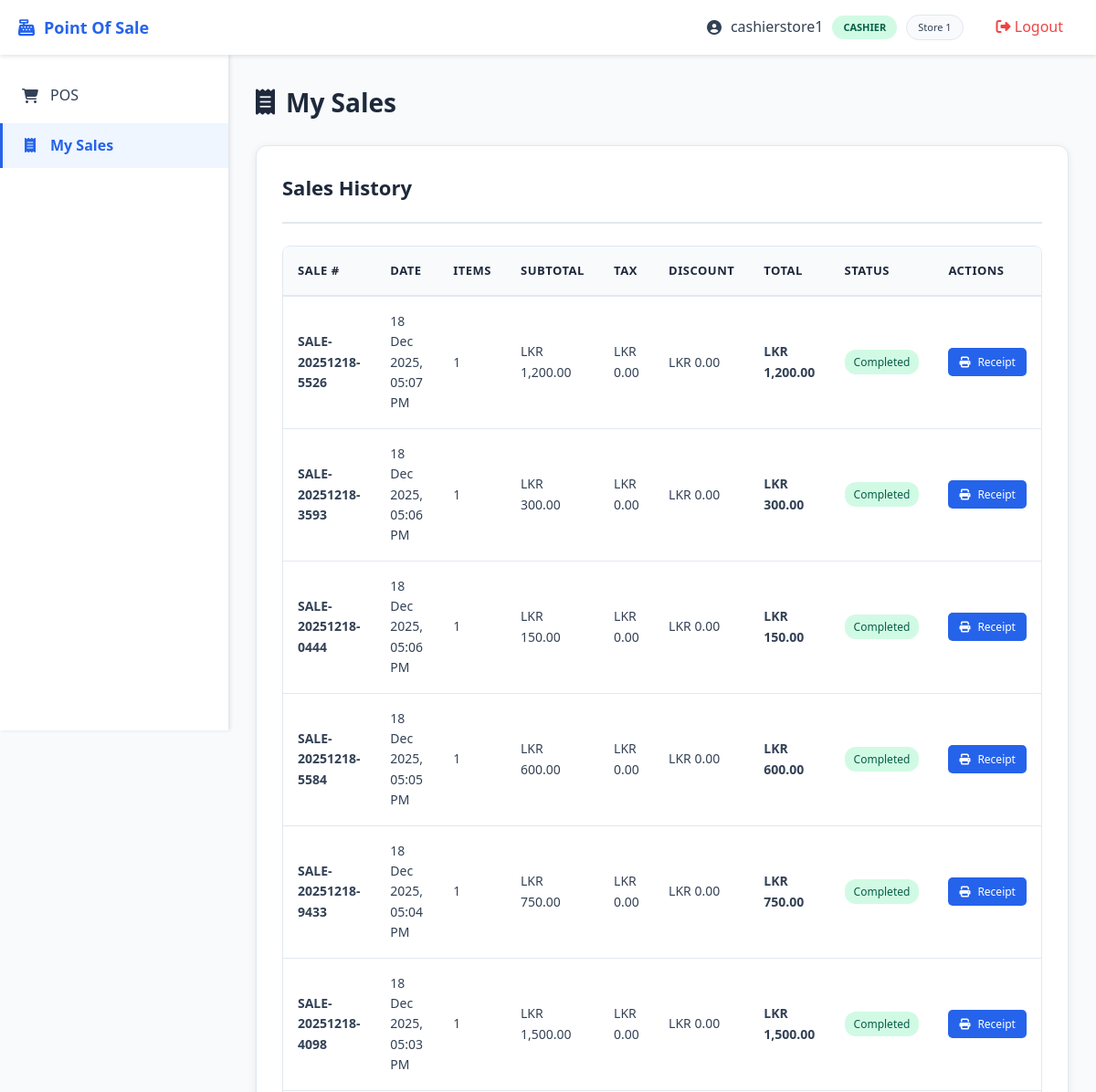
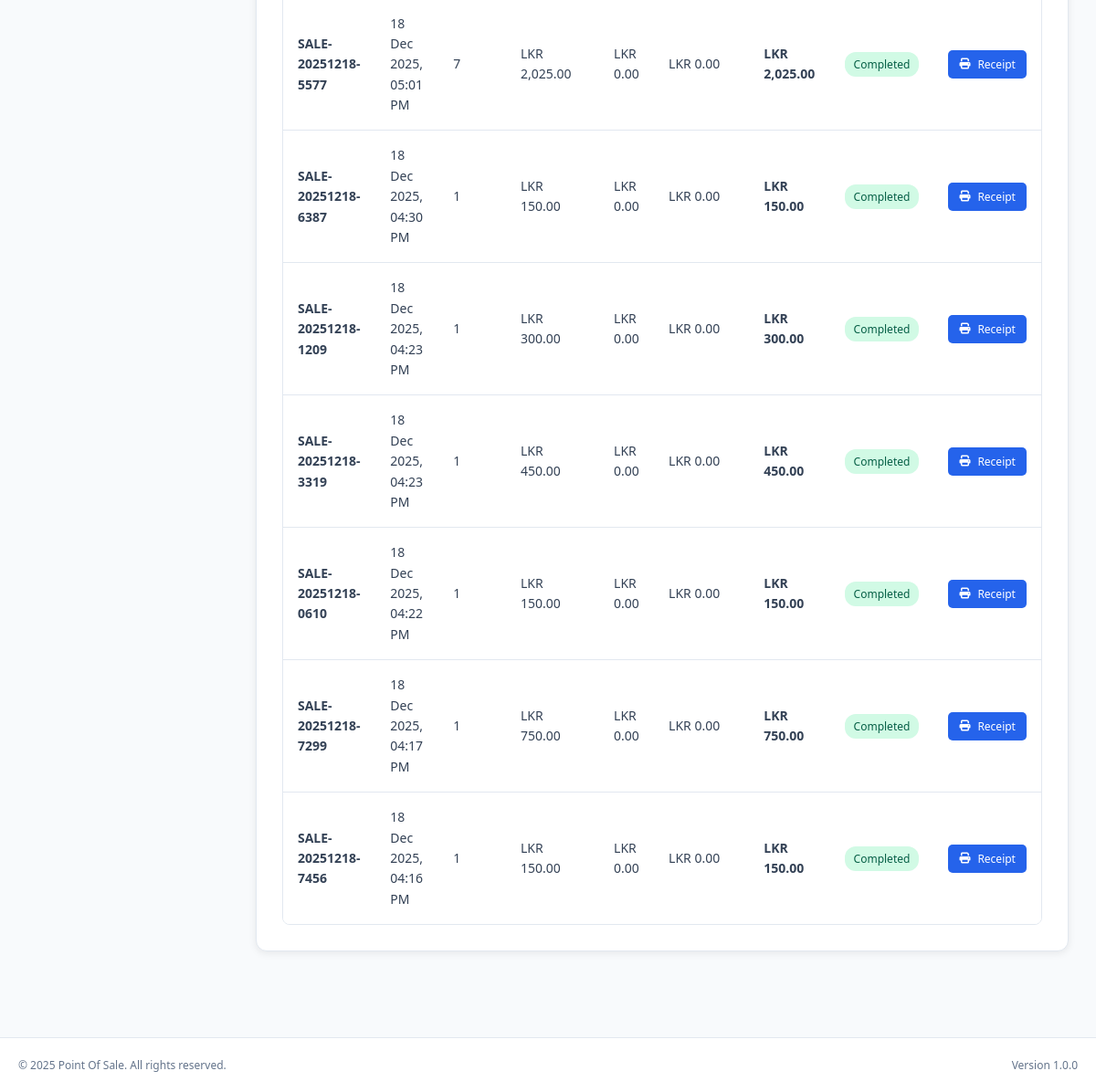
Page /cashier/sales.php (signed in) on the committed database (2 pictures, top to bottom).
### tables this page shows
CREATE TABLE `users` (
  `id` int(11) NOT NULL,
  `username` varchar(100) NOT NULL,
  `password` varchar(255) NOT NULL,
  `full_name` varchar(255) NOT NULL,
  `email` varchar(255) DEFAULT NULL,
  `phone` varchar(20) DEFAULT NULL,
  `role_id` int(11) NOT NULL,
  `store_id` int(11) DEFAULT NULL,
  `status` enum('active','inactive') DEFAULT 'active',
  `last_login` timestamp NULL DEFAULT NULL,
  `created_at` timestamp NOT NULL DEFAULT current_timestamp(),
  `updated_at` timestamp NOT NULL DEFAULT current_timestamp() ON UPDATE current_timestamp()
);

CREATE TABLE `roles` (
  `id` int(11) NOT NULL,
  `name` varchar(50) NOT NULL,
  `description` text DEFAULT NULL,
  `created_at` timestamp NOT NULL DEFAULT current_timestamp()
);

CREATE TABLE `stores` (
  `id` int(11) NOT NULL,
  `name` varchar(255) NOT NULL,
  `address` text DEFAULT NULL,
  `phone` varchar(20) DEFAULT NULL,
  `email` varchar(255) DEFAULT NULL,
  `status` enum('active','inactive') DEFAULT 'active',
  `created_at` timestamp NOT NULL DEFAULT current_timestamp(),
  `updated_at` timestamp NOT NULL DEFAULT current_timestamp() ON UPDATE current_timestamp()
);

CREATE TABLE `sales` (
  `id` int(11) NOT NULL,
  `store_id` int(11) NOT NULL,
  `cashier_id` int(11) NOT NULL,
  `sale_number` varchar(50) NOT NULL,
  `total_amount` decimal(10,2) NOT NULL DEFAULT 0.00,
  `tax_amount` decimal(10,2) DEFAULT 0.00,
  `discount_amount` decimal(10,2) DEFAULT 0.00,
  `final_amount` decimal(10,2) NOT NULL DEFAULT 0.00,
  `sale_date` timestamp NOT NULL DEFAULT current_timestamp(),
  `status` enum('completed','cancelled','refunded') DEFAULT 'completed',
  `notes` text DEFAULT NULL
);

### config/config.php (called while the page is built, shortened)
<?php
function hasRole($roleName) {
    $conn = getDBConnection();
    $stmt = $conn->prepare("SELECT r.name FROM roles r
                           INNER JOIN users u ON u.role_id = r.id
                           WHERE u.id = ? AND r.name = ?");
    $stmt->bind_param("is", $_SESSION['user_id'], $roleName);
    $stmt->execute();
    $result = $stmt->get_result();
    return $result->num_rows > 0;
}
function formatCurrency($amount) {
    return 'LKR ' . number_format($amount, 2, '.', ',');
}
function formatDate($date, $format = DISPLAY_DATE_FORMAT) {
    return date($format, strtotime($date));
}

### cashier/sales.php (the view, shortened to what this page needs)
<?php
require_once __DIR__ . '/../config/config.php';
require_once __DIR__ . '/../includes/header.php';
$conn = getDBConnection();
$cashierId = $_SESSION['user_id'];
$stmt = $conn->prepare("SELECT s.*,
                       (SELECT COUNT(*) FROM sale_items WHERE sale_id = s.id) as item_count
                       FROM sales s
                       WHERE s.cashier_id = ?
                       ORDER BY s.sale_date DESC
                       LIMIT 100");
$stmt->bind_param("i", $cashierId);
$stmt->execute();
$result = $stmt->get_result();
$sales = $result->fetch_all(MYSQLI_ASSOC);
?>
<div class="page-header">
    <h1><i class="fas fa-receipt"></i> My Sales</h1>
</div>
<div class="card">
    <div class="card-header">
        <h2>Sales History</h2>
    </div>
    <div class="table-container">
        <table>
            <thead>
                <tr>
                    <th>Sale #</th>
                    <th>Date</th>
                    <th>Items</th>
                    <th>Subtotal</th>
                    <th>Tax</th>
                    <th>Discount</th>
                    <th>Total</th>
                    <th>Status</th>
                    <th>Actions</th>
                </tr>
            </thead>
            <tbody>
                <?php if (empty($sales)): ?>
                    <tr>
                        <td colspan="9" style="text-align: center; padding: 40px;">
                            <i class="fas fa-inbox" style="font-size: 48px; color: #ccc; margin-bottom: 10px;"></i>
                            <p>No sales found.</p>
                        </td>
                    </tr>
                <?php else: ?>
                    <?php foreach ($sales as $sale): ?>
                        <tr>
                            <td><strong><?php echo htmlspecialchars($sale['sale_number']); ?></strong></td>
                            <td><?php echo formatDate($sale['sale_date']); ?></td>
                            <td><?php echo $sale['item_count']; ?></td>
                            <td><?php echo formatCurrency($sale['total_amount']); ?></td>
                            <td><?php echo formatCurrency($sale['tax_amount']); ?></td>
                            <td><?php echo formatCurrency($sale['discount_amount']); ?></td>
                            <td><strong><?php echo formatCurrency($sale['final_amount']); ?></strong></td>
                            <td>
                                <span class="badge badge-success">
                                    <?php echo ucfirst($sale['status']); ?>
                                </span>
                            </td>
                            <td>
                                <a href="receipt.php?id=<?php echo $sale['id']; ?>" target="_blank" class="btn btn-sm btn-primary">
                                    <i class="fas fa-print"></i> Receipt
                                </a>
                            </td>
                        </tr>
                    <?php endforeach; ?>
                <?php endif; ?>
            </tbody>
        </table>
    </div>
</div>
<?php require_once __DIR__ . '/../includes/footer.php'; ?>

### includes/header.php (shortened to what this page needs)
<?php
$conn = getDBConnection();
$stmt = $conn->prepare("SELECT u.*, r.name as role_name, s.name as store_name
                       FROM users u
                       INNER JOIN roles r ON u.role_id = r.id
                       LEFT JOIN stores s ON u.store_id = s.id
                       WHERE u.id = ?");
$stmt->bind_param("i", $_SESSION['user_id']);
$stmt->execute();
$result = $stmt->get_result();
$user = $result->fetch_assoc();
?>
<!DOCTYPE html>
<html lang="en">
<head>
    <link rel="stylesheet" href="<?php echo BASE_URL; ?>assets/css/style.css">
    <link rel="stylesheet" href="https://cdnjs.cloudflare.com/ajax/libs/font-awesome/6.4.0/css/all.min.css">
</head>
<body>
    <nav class="navbar">
        <div class="nav-container">
            <div class="nav-brand">
                <i class="fas fa-cash-register"></i>
                <span><?php echo APP_NAME; ?></span>
            </div>
            <div class="nav-menu">
                <div class="nav-user">
                    <i class="fas fa-user-circle"></i>
                    <span><?php echo htmlspecialchars($user['full_name']); ?></span>
                    <span class="role-badge role-<?php echo $user['role_name']; ?>">
                        <?php echo ucfirst(str_replace('_', ' ', $user['role_name'])); ?>
                    </span>
                    <?php if ($user['store_name']): ?>
                        <span class="store-badge"><?php echo htmlspecialchars($user['store_name']); ?></span>
                    <?php endif; ?>
                </div>
                <a href="<?php echo BASE_URL; ?>logout.php" class="nav-link logout">
                    <i class="fas fa-sign-out-alt"></i> Logout
                </a>
            </div>
        </div>
    </nav>
    <div class="sidebar">
        <ul class="sidebar-menu">
            <?php if (hasRole('super_admin')): ?>
                <li><a href="<?php echo BASE_URL; ?>super_admin/dashboard.php" class="<?php echo basename($_SERVER['PHP_SELF']) == 'dashboard.php' ? 'active' : ''; ?>">
                    <i class="fas fa-tachometer-alt"></i> Dashboard
                </a></li>
                <li><a href="<?php echo BASE_URL; ?>super_admin/stores.php" class="<?php echo basename($_SERVER['PHP_SELF']) == 'stores.php' ? 'active' : ''; ?>">
                    <i class="fas fa-store"></i> Stores
                </a></li>
                <li><a href="<?php echo BASE_URL; ?>super_admin/admins.php" class="<?php echo basename($_SERVER['PHP_SELF']) == 'admins.php' ? 'active' : ''; ?>">
                    <i class="fas fa-user-shield"></i> Admins
                </a></li>
                <li><a href="<?php echo BASE_URL; ?>super_admin/analytics.php" class="<?php echo basename($_SERVER['PHP_SELF']) == 'analytics.php' ? 'active' : ''; ?>">
                    <i class="fas fa-chart-line"></i> Analytics
                </a></li>
            <?php elseif (hasRole('admin')): ?>
                <li><a href="<?php echo BASE_URL; ?>admin/dashboard.php" class="<?php echo basename($_SERVER['PHP_SELF']) == 'dashboard.php' ? 'active' : ''; ?>">
                    <i class="fas fa-tachometer-alt"></i> Dashboard
                </a></li>
                <li><a href="<?php echo BASE_URL; ?>admin/products.php" class="<?php echo basename($_SERVER['PHP_SELF']) == 'products.php' ? 'active' : ''; ?>">
                    <i class="fas fa-box"></i> Products
                </a></li>
                <li><a href="<?php echo BASE_URL; ?>admin/categories.php" class="<?php echo basename($_SERVER['PHP_SELF']) == 'categories.php' ? 'active' : ''; ?>">
                    <i class="fas fa-tags"></i> Categories
                </a></li>
                <li><a href="<?php echo BASE_URL; ?>admin/cashiers.php" class="<?php echo basename($_SERVER['PHP_SELF']) == 'cashiers.php' ? 'active' : ''; ?>">
                    <i class="fas fa-user-tie"></i> Cashiers
                </a></li>
                <li><a href="<?php echo BASE_URL; ?>admin/inventory.php" class="<?php echo basename($_SERVER['PHP_SELF']) == 'inventory.php' ? 'active' : ''; ?>">
                    <i class="fas fa-warehouse"></i> Inventory
                </a></li>
                <li><a href="<?php echo BASE_URL; ?>admin/reports.php" class="<?php echo basename($_SERVER['PHP_SELF']) == 'reports.php' ? 'active' : ''; ?>">
                    <i class="fas fa-chart-bar"></i> Reports
                </a></li>
                <li><a href="<?php echo BASE_URL; ?>admin/settings.php" class="<?php echo basename($_SERVER['PHP_SELF']) == 'settings.php' ? 'active' : ''; ?>">
                    <i class="fas fa-cog"></i> Settings
                </a></li>
            <?php elseif (hasRole('cashier')): ?>
                <li><a href="<?php echo BASE_URL; ?>cashier/pos.php" class="<?php echo basename($_SERVER['PHP_SELF']) == 'pos.php' ? 'active' : ''; ?>">
                    <i class="fas fa-shopping-cart"></i> POS
                </a></li>
                <li><a href="<?php echo BASE_URL; ?>cashier/sales.php" class="<?php echo basename($_SERVER['PHP_SELF']) == 'sales.php' ? 'active' : ''; ?>">
                    <i class="fas fa-receipt"></i> My Sales
                </a></li>
            <?php endif; ?>
        </ul>
    </div>
    <main class="main-content">

### assets/css/style.css (style rules this page uses)
* { margin: 0; padding: 0; box-sizing: border-box; }
:root { --primary-color: #2563eb; --primary-dark: #1e40af; --secondary-color: #64748b; --success-color: #10b981; --danger-color: #ef4444; --warning-color: #f59e0b; --info-color: #3b82f6; --dark-color: #1e293b; --light-color: #f8fafc; --border-color: #e2e8f0; --text-color: #334155; --text-light: #64748b; --sidebar-width: 250px; --navbar-height: 60px; }
body { font-family: 'Segoe UI', Tahoma, Geneva, Verdana, sans-serif; background-color: var(--light-color); color: var(--text-color); line-height: 1.6; }
.navbar { background: white; height: var(--navbar-height); box-shadow: 0 2px 4px rgba(0, 0, 0, 0.1); position: fixed; top: 0; left: 0; right: 0; z-index: 1000; }
.nav-container { display: flex; justify-content: space-between; align-items: center; height: 100%; padding: 0 20px; }
.nav-brand { display: flex; align-items: center; gap: 10px; font-size: 18px; font-weight: bold; color: var(--primary-color); }
.nav-menu { display: flex; align-items: center; gap: 20px; }
.nav-user { display: flex; align-items: center; gap: 10px; color: var(--text-color); }
.role-badge { padding: 4px 12px; border-radius: 20px; font-size: 11px; font-weight: 600; text-transform: uppercase; }
.role-badge.role-cashier { background: #d1fae5; color: #065f46; }
.store-badge { padding: 4px 12px; border-radius: 20px; font-size: 11px; background: var(--light-color); color: var(--text-color); border: 1px solid var(--border-color); }
.nav-link { color: var(--text-color); text-decoration: none; padding: 8px 16px; border-radius: 5px; transition: background 0.3s; }
.nav-link.logout { color: var(--danger-color); }
.sidebar { position: fixed; left: 0; top: var(--navbar-height); width: var(--sidebar-width); height: calc(100vh - var(--navbar-height)); background: white; box-shadow: 2px 0 4px rgba(0, 0, 0, 0.1); overflow-y: auto; z-index: 999; }
.sidebar-menu { list-style: none; padding: 20px 0; }
.sidebar-menu li { margin-bottom: 5px; }
.sidebar-menu a { display: flex; align-items: center; gap: 12px; padding: 12px 20px; color: var(--text-color); text-decoration: none; transition: all 0.3s; border-left: 3px solid transparent; }
.sidebar-menu a.active { background: #eff6ff; color: var(--primary-color); border-left-color: var(--primary-color); font-weight: 600; }
.sidebar-menu a i { width: 20px; text-align: center; }
.main-content { margin-left: var(--sidebar-width); margin-top: var(--navbar-height); padding: 30px; min-height: calc(100vh - var(--navbar-height)); }
.card { background: white; border-radius: 12px; box-shadow: 0 2px 8px rgba(0, 0, 0, 0.08); padding: 28px; margin-bottom: 24px; border: 1px solid #e2e8f0; }
.card-header { display: flex; justify-content: space-between; align-items: center; margin-bottom: 24px; padding-bottom: 20px; border-bottom: 2px solid #e2e8f0; }
.card-header h2 { font-size: 22px; color: var(--dark-color); margin: 0; display: flex; align-items: center; gap: 12px; }
.btn { display: inline-flex; align-items: center; gap: 8px; padding: 10px 20px; border: none; border-radius: 5px; font-size: 14px; font-weight: 500; cursor: pointer; transition: all 0.3s; text-decoration: none; }
.btn-primary { background: var(--primary-color); color: white; }
.btn-sm { padding: 6px 12px; font-size: 12px; }
.page-header { display: flex; justify-content: space-between; align-items: flex-start; margin-bottom: 24px; }
.page-header h1 { margin: 0; font-size: 28px; color: var(--dark-color); display: flex; align-items: center; gap: 12px; }
.table-container { overflow-x: auto; border-radius: 8px; border: 1px solid #e2e8f0; margin-top: 20px; }
table { width: 100%; border-collapse: collapse; background: white; }
table thead { background: #f8fafc; border-bottom: 2px solid #e2e8f0; }
table th { padding: 16px; text-align: left; font-weight: 600; color: var(--dark-color); font-size: 13px; text-transform: uppercase; letter-spacing: 0.5px; white-space: nowrap; }
table td { padding: 16px; border-bottom: 1px solid #e2e8f0; color: var(--text-color); font-size: 14px; }
table tbody tr { transition: background 0.2s ease; }
table tbody tr:last-child td { border-bottom: none; }
.badge { display: inline-block; padding: 4px 10px; border-radius: 12px; font-size: 12px; font-weight: 500; }
.badge-success { background: #d1fae5; color: #065f46; }

### rows in the picture
users: full_name "cashierstore1", role.name "CASHIER", store.name "Store 1"
sales: sale_number "SALE-20251218-5526", sale_date "18 Dec 2025, 05:07 PM", item_count "1", total_amount "LKR 1,200.00", tax_amount "LKR 0.00", discount_amount "LKR 0.00", final_amount "LKR 1,200.00", status "Completed"
sales: sale_number "SALE-20251218-3593", sale_date "18 Dec 2025, 05:06 PM", item_count "1", total_amount "LKR 300.00", tax_amount "LKR 0.00", discount_amount "LKR 0.00", final_amount "LKR 300.00", status "Completed"
sales: sale_number "SALE-20251218-0444", sale_date "18 Dec 2025, 05:06 PM", item_count "1", total_amount "LKR 150.00", tax_amount "LKR 0.00", discount_amount "LKR 0.00", final_amount "LKR 150.00", status "Completed"
sales: sale_number "SALE-20251218-5584", sale_date "18 Dec 2025, 05:05 PM", item_count "1", total_amount "LKR 600.00", tax_amount "LKR 0.00", discount_amount "LKR 0.00", final_amount "LKR 600.00", status "Completed"
sales: sale_number "SALE-20251218-9433", sale_date "18 Dec 2025, 05:04 PM", item_count "1", total_amount "LKR 750.00", tax_amount "LKR 0.00", discount_amount "LKR 0.00", final_amount "LKR 750.00", status "Completed"
sales: sale_number "SALE-20251218-4098", sale_date "18 Dec 2025, 05:03 PM", item_count "1", total_amount "LKR 1,500.00", tax_amount "LKR 0.00", discount_amount "LKR 0.00", final_amount "LKR 1,500.00", status "Completed"
sales: sale_number "SALE-20251218-5577", sale_date "18 Dec 2025, 05:01 PM", item_count "7", total_amount "LKR 2,025.00", tax_amount "LKR 0.00", discount_amount "LKR 0.00", final_amount "LKR 2,025.00", status "Completed"
sales: sale_number "SALE-20251218-6387", sale_date "18 Dec 2025, 04:30 PM", item_count "1", total_amount "LKR 150.00", tax_amount "LKR 0.00", discount_amount "LKR 0.00", final_amount "LKR 150.00", status "Completed"
sales: sale_number "SALE-20251218-1209", sale_date "18 Dec 2025, 04:23 PM", item_count "1", total_amount "LKR 300.00", tax_amount "LKR 0.00", discount_amount "LKR 0.00", final_amount "LKR 300.00", status "Completed"
sales: sale_number "SALE-20251218-3319", sale_date "18 Dec 2025, 04:23 PM", item_count "1", total_amount "LKR 450.00", tax_amount "LKR 0.00", discount_amount "LKR 0.00", final_amount "LKR 450.00", status "Completed"
sales: sale_number "SALE-20251218-0610", sale_date "18 Dec 2025, 04:22 PM", item_count "1", total_amount "LKR 150.00", tax_amount "LKR 0.00", discount_amount "LKR 0.00", final_amount "LKR 150.00", status "Completed"
sales: sale_number "SALE-20251218-7299", sale_date "18 Dec 2025, 04:17 PM", item_count "1", total_amount "LKR 750.00", tax_amount "LKR 0.00", discount_amount "LKR 0.00", final_amount "LKR 750.00", status "Completed"
sales: sale_number "SALE-20251218-7456", sale_date "18 Dec 2025, 04:16 PM", item_count "1", total_amount "LKR 150.00", tax_amount "LKR 0.00", discount_amount "LKR 0.00", final_amount "LKR 150.00", status "Completed"

### other values in the picture
APP_NAME "Point Of Sale"
APP_VERSION "1.0.0"
